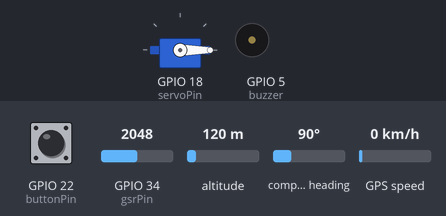
Recording of a sketch running on a simulated ESP32. Parts: servo, buzzer (waves = sounding, pin HIGH). The inputs (shaded band) are chosen by the test bench; at power-on: GPIO 22 (buttonPin) HIGH, GPIO 34 (gsrPin) = 2048, altitude 120 m, compass heading 90°, GPS speed 0 km/h. WiFi joins after 1.5 s; servers stay silent unless stated; the GPS gets a fix after 3 s at 37.7749, -122.4194 with 8 satellites; what the sketch prints to the serial monitor is not drawn.

Above: at 2.8 s.
2.9 s: GPIO 22 (buttonPin) pulled LOW for 0.15 s
4.6 s: GPIO 22 (buttonPin) pulled LOW for 3.2 s
9.3 s: GPIO 22 (buttonPin) pulled LOW for 0.15 s
At 10.6 s:
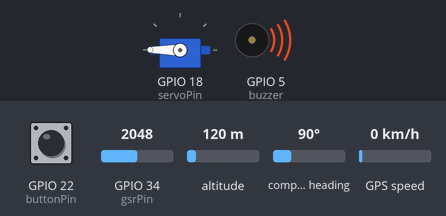
Timing chart, 0 to 12.3 s (numbered marks = the images above; inputs shaded):
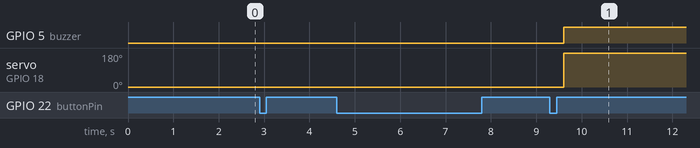

The sketch:

krishna.ino
```cpp
#include <TinyGPSPlus.h>
#include <HardwareSerial.h>
#include "BluetoothSerial.h"
#include <ESP32Servo.h>
#include <WiFi.h>
#include <WiFiClientSecure.h>

// --------------------------------------------------
// GPS OBJECTS
// --------------------------------------------------
TinyGPSPlus gps;
HardwareSerial GPS(1);

static const int buttonPin = 22;
static const int gsrPin = 34;
Servo myservo;
static const int servoPin=18;
const int buzzer=5;
const int heartRate[] = {70,90,110,150,90,110,160,70,80,100,180};

// --------------------------------------------------
// NETWORK CREDENTIALS
// --------------------------------------------------
const char* ssid     = "Hare srinivasa";
const char* password = "Prasanna@16";
const char* botToken = "8565751312:AAHQtirqvaUjlrMlnHZKUezJe61nKV5xFJw";
const char* chatId   = "5511807066";

volatile int btnFlag = -1;


// --------------------------------------------------
//   TASK: GSR + HEART RATE SIMULATION
// --------------------------------------------------
void gsr(void *parameter) {
  int len = sizeof(heartRate)/sizeof(heartRate[0]);
  int j = 0;

  while (1) {
    long sum = 0;

    for (int i = 0; i < 10; i++) {
      sum += analogRead(gsrPin);
      vTaskDelay(5 / portTICK_PERIOD_MS);
    }

    float avg = sum / 10.0;
    float voltage = avg * (3.3 / 4095.0);
    float humanRes = (3.3 - voltage) * 10000.0 / voltage;
    float humanRes_k = humanRes / 1000.0;

    Serial.printf("Human resistance: %.2f kΩ\n", humanRes_k);
    Serial.printf("Heart rate: %d\n", heartRate[j]);

    j = (j + 1) % len;

    vTaskDelay(1000 / portTICK_PERIOD_MS);
  }
}

void deterrent(void *parameter){
  while(1){
    if(btnFlag==1){
      myservo.write(180);
      digitalWrite(buzzer, HIGH);

    }else if(btnFlag==0){
      myservo.write(0);
      digitalWrite(buzzer, LOW);
    }
    vTaskDelay(1000/portTICK_PERIOD_MS);
  }
}

// --------------------------------------------------
//   TASK: BUTTON SHORT/LONG PRESS DETECTOR
// --------------------------------------------------
void button(void *parameter) {

  bool lastState = HIGH;
  bool state;
  unsigned long pressTime = 0;
  unsigned long releaseTime = 0;
  const unsigned long longPressTime = 1500; // ms

  while(1){
    state = digitalRead(buttonPin);

    // Button pressed
    if (lastState == HIGH && state == LOW) {
      pressTime = millis();
    }

    // Button released
    else if (lastState == LOW && state == HIGH) {
      releaseTime = millis();
      unsigned long duration = releaseTime - pressTime;

      if (duration < longPressTime) {
        btnFlag = 1;
        Serial.println("Short press detected");
      }
      else {
        btnFlag = 0;
        Serial.println("Long press detected");
      }
    }

    lastState = state;
    vTaskDelay(80 / portTICK_PERIOD_MS);
  }
}


// --------------------------------------------------
//   TASK: SEND TELEGRAM MSG WITH GPS
// --------------------------------------------------
void telegram(void *parameter) {

  float latitude = 0.0, longitude = 0.0;

  while (1) {

    // GPS reading (non-blocking)
    while (GPS.available()) {
      gps.encode(GPS.read());
    }

    if (gps.location.isUpdated()) {
      latitude  = gps.location.lat();
      longitude = gps.location.lng();
    }

    // Execute only on button short press
    if (btnFlag == 1) {

      Serial.println("Sending Telegram message…");

      WiFiClientSecure client;
      client.setInsecure();

      if (!client.connect("api.telegram.org", 443)) {
        Serial.println("❌ Telegram connection failed");
        btnFlag = -1;
        vTaskDelay(300 / portTICK_PERIOD_MS);
        continue;
      }

      String text =
        "Emergency Alert!\n"
        "Latitude: " + String(latitude, 6) + "\n"
        "Longitude: " + String(longitude, 6);

      text.replace(" ", "%20");
      text.replace("\n", "%0A");

      String url =
        "/bot" + String(botToken) +
        "/sendMessage?chat_id=" + chatId + "&text=" + text;

      client.println("GET " + url + " HTTP/1.1");
      client.println("Host: api.telegram.org");
      client.println("Connection: close");
      client.println();

      Serial.println("✔ Telegram message sent");
      btnFlag = -1;
    }

    vTaskDelay(100 / portTICK_PERIOD_MS);
  }
}


// --------------------------------------------------
// SETUP
// --------------------------------------------------
void setup() {
  Serial.begin(115200);
  pinMode(buttonPin, INPUT_PULLUP);

  pinMode(gsrPin, INPUT);
  myservo.attach(servoPin);
  myservo.write(0);
  pinMode(buzzer, OUTPUT);

  // GPS UART
  GPS.begin(9600, SERIAL_8N1, 16, 17);
  Serial.println("GPS Initialized");

  // WIFI
  WiFi.begin(ssid, password);
  Serial.print("Connecting to WiFi");

  while (WiFi.status() != WL_CONNECTED) {
    Serial.print(".");
    delay(400);
  }

  Serial.println("\n✔ WiFi connected");

  // TASK CREATION
  xTaskCreatePinnedToCore(gsr, "GSR", 4096, NULL, 1, NULL, 0);
  xTaskCreatePinnedToCore(deterrent,"deterrent",4096,NULL,1,NULL,0);
  xTaskCreatePinnedToCore(button, "Button", 2048, NULL, 1, NULL, 1);
  xTaskCreatePinnedToCore(telegram, "Telegram", 4096, NULL, 1, NULL, 1);
}

void loop() { }
```

Measured:
- after the input at 2.9 s, every drawn part: stays the same
- after the input at 4.6 s, every drawn part: stays the same
- after the input at 9.3 s, GPIO 5 (buzzer): LOW → HIGH after 0.30 s; servo on GPIO 18 (servoPin): 0° → 180° after 0.30 s
